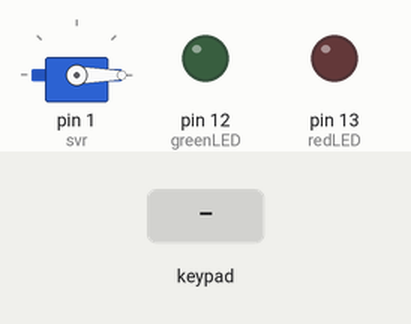
Bench run of a sketch on a simulated Arduino Uno, built with avr-gcc and run on an emulated ATmega328P. Shown: servo, output pins drawn as LEDs (lit = HIGH). The test bench sets the inputs (shaded band). What the sketch prints to the serial monitor is not drawn.

Above: at 1.2 s.
1.3 s: keypad keys 1 1 1 0 9 8 pressed 0.4 s apart
At 2.0 s:
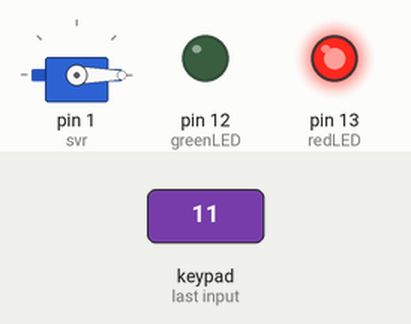
Timing chart, 0 to 12.7 s (numbered marks = the images above; inputs shaded):
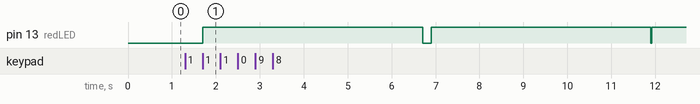

Measured:
- after the input at 1.3 s, pin 13 (redLED): goes HIGH 5.0 s, LOW 0.20 s, HIGH 5.0 s, LOW 0.02 s, then HIGH, starting after 0.41 s

The sketch:

Kunci_dengan_keypad.ino
```cpp
/*
 * Program Ini didedikasikan Untuk Pembelajaran
 *
 * Didesain Oleh
 *
 * Rizka Reza Pahlevi
 */

#include <Servo.h>
#include <Wire.h>
#include <Keypad.h>

//constants for LEDs
int greenLED = 12;
int redLED = 13;

//set our code
char* pinnya = "1234";
int posisi = 0;
int i;

//define the keypad
const byte rows = 4;
const byte cols = 3;

char keys[rows][cols] = {
  {'1','2','3'},
  {'4','5','6'},
  {'7','8','9'},
  {'*','0','#'}
};

byte rowPins[rows] = {11,10,9,8};
byte colPins[cols] = {7,6,5};
Servo svr;
int pos;

Keypad keypad = Keypad(makeKeymap(keys), rowPins, colPins, rows, cols);

void setup()
{
  Serial.begin(9600);
  pinMode(redLED, OUTPUT);
  pinMode(greenLED, OUTPUT);
  digitalWrite(redLED, LOW);
  digitalWrite(greenLED, LOW);
  svr.attach(1);
  svr.write(0);

}

void loop()
{
  char key = keypad.getKey();
  Serial.print(key);
  Serial.print("\n");
  if (int(key) != 0)
  {
    if (key == pinnya[posisi])
      {
        ++posisi;
        if (posisi == 4)
        {
          unlockDoor();
          posisi = 0;
        }
      }
     else if (key =='*')
      {
         posisi=0;
      }
      else {
        invalidCode();
        posisi = 0;
      }
  }
  svr.write(0);
  delay(1);
}

void invalidCode()
{
  digitalWrite(redLED, HIGH);
  delay(5000);
  digitalWrite(redLED, LOW);
}

void unlockDoor()
{
  svr.write(90);
  digitalWrite(greenLED, HIGH);
  delay(5000);
  digitalWrite(greenLED, LOW);
  svr.write(0);
}
```
